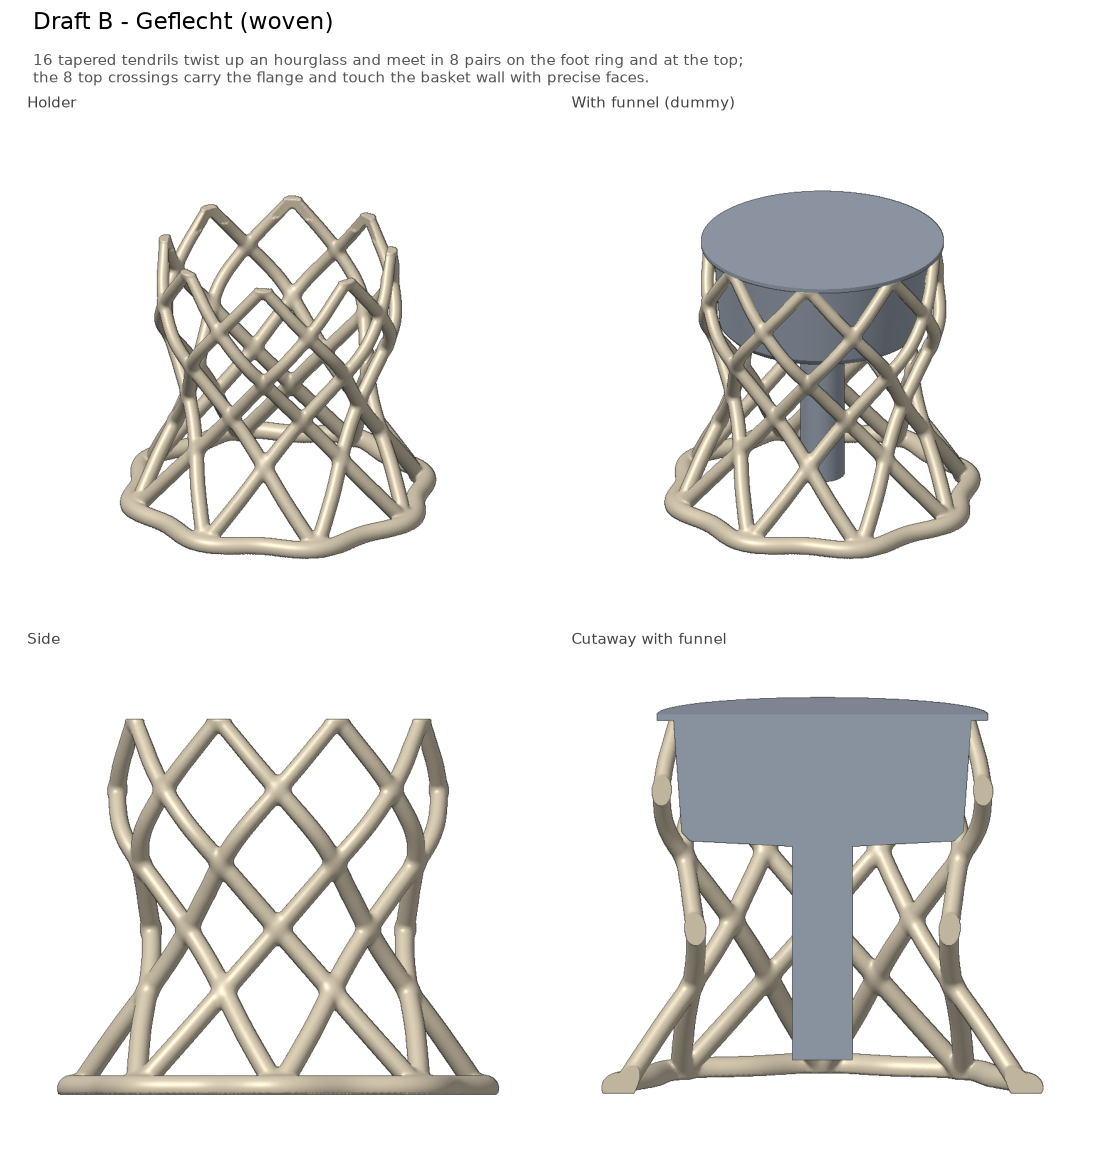

This chart was generated by the following Python code:
# /// script
# requires-python = ">=3.10"
# dependencies = ["numpy", "scipy", "scikit-image", "manifold3d", "trimesh", "matplotlib"]
# ///
"""Draft B - "Geflecht" (woven): 8 + 8 tapered tendrils twist in opposite
directions up an hourglass. They meet in pairs on a wavy foot ring and again
at the top, where the 8 crossings become the seat pads.

    uv run draft_b_woven.py
"""
import math
import os

import numpy as np

import organic as O

HERE = os.path.dirname(os.path.abspath(__file__))
NAME = "draft_b_woven"
ZT = O.z_top(0.0)
ZB = ZT - O.FUNNEL["basket_h"]
N = 8              # tendrils per direction
MAX_SLOPE = 0.92   # horizontal / vertical travel of a tendril -> >= 47 deg
Z_FOOT = 1.0       # pairs meet here, inside the foot ring
BLEND = 1.0        # smooth-union radius where tendrils meet (mm)

# centre-line radius of the tendrils over height (r, z)
PROFILE = [(37.2, -2.5), (36, Z_FOOT), (30.5, 10), (25, 20), (23, 28), (24.5, 36),
           (28.6, ZB), (29.2, ZB + 7), (28.8, ZB + 13), (28.2, ZT - 4), (28.0, ZT + 3)]


def twist_law():
    rz = O.sample_path([(r, 0, z) for r, z in PROFILE], step=0.2)
    zs = np.linspace(PROFILE[0][1], PROFILE[-1][1], 800)
    R = np.interp(zs, rz[:, 2], rz[:, 0])
    dR = np.gradient(R, zs)
    # as much twist as the overhang limit allows ...
    c = np.sqrt(np.clip(MAX_SLOPE ** 2 - dR ** 2, 0, None)) / R
    tw = np.concatenate([[0], np.cumsum((c[1:] + c[:-1]) / 2 * np.diff(zs))])
    tw -= np.interp(Z_FOOT, zs, tw)
    # ... scaled so that the two families meet in pairs at the foot and the seat
    top = np.interp(ZT, zs, tw)
    m = math.floor(2 * top * N / (2 * math.pi))
    tw *= (m * math.pi / N) / top
    print(f"twist foot->seat {math.degrees(m * math.pi / N):.1f} deg, {m} crossings per tendril")
    return zs, R, tw, m


def build():
    zs, R, tw, m = twist_law()
    f = O.Field((-44, -44, -3), (44, 44, ZT + 4), 0.3)
    radius = np.interp(zs, [zs[0], ZT], [1.9, 1.45])
    for k in range(N):
        for sign in (1, -1):
            phase = 2 * math.pi * k / N + (0 if sign == 1 else 2 * m * math.pi / N)
            ang = phase + sign * tw
            O.add_tube(f, np.c_[R * np.cos(ang), R * np.sin(ang), zs], radius, k=BLEND)
    a = np.linspace(0, 2 * math.pi, 97)[:-1]
    rr = 36 + 1.6 * np.cos(N * a)          # the ring bulges where tendrils land
    ring = np.c_[rr * np.cos(a), rr * np.sin(a), np.full_like(a, Z_FOOT)]
    O.add_tube(f, O.closed_path(ring, step=0.5), 2.4, k=BLEND)
    O.finish_basket_seat(f, ZT)
    return O.to_manifold(f)


if __name__ == "__main__":
    shape = build()
    O.report(NAME, shape, ZT)
    O.export_stl(shape, O.out_path(HERE, NAME, "stl"), ZT)
    O.preview_sheet(O.out_path(HERE, NAME, "png"), "Draft B - Geflecht (woven)", shape, ZT,
                    "16 tapered tendrils twist up an hourglass and meet in 8 pairs on the foot ring and at the top;\n"
                    "the 8 top crossings carry the flange and touch the basket wall with precise faces.")
